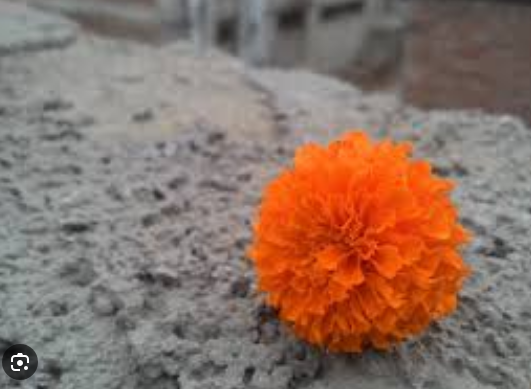
//> input picture resources_opencv/DetectColor.png, 531 x 389 px
$ ./opencv4_open_Color_Detection   (built with g++ and OpenCV 4)
//> lines starting //> are read from the running program, lines starting //| are printed output that depends on the picture; after the words box and inside, x2 and y2 are one past the last pixel; in counts of white or black regions, pixels touching at a corner belong together

#include <opencv2/imgcodecs.hpp>
#include <opencv2/highgui.hpp>
#include <opencv2/imgproc.hpp>
#include <iostream>
    int hmin{ 0 }, smin{ 0 }, vmin{ 0 };
    int hmax{ 255 }, smax{ 255 }, vmax{ 255 };
int main ()
{
    // Open Image
    std::string path = "../resources_opencv/DetectColor.png";
    cv::Mat imgHSV, mask;


    cv::Mat img = cv::imread (path);
//> img is the input picture: 389 rows x 531 cols, CV_8UC3; mean B, G, R 102, 114.4, 140.2
    cv::cvtColor (img, imgHSV, cv::COLOR_BGR2HSV); // серый
//> imgHSV: 389 rows x 531 cols, CV_8UC3; mean H, S, V 41.4, 55.2, 141.3
    //Трекбары для поиска значений фильтров
    cv::namedWindow ("Trackbars", (640, 200));
    cv::createTrackbar ("Hue Min", "Trackbars", &hmin, 179);
//> slider 'Hue Min' is set to 35
    cv::createTrackbar ("Hue Max", "Trackbars", &hmax, 179);
    cv::createTrackbar ("Sat Min", "Trackbars", &smin, 255);
//> slider 'Sat Min' is set to 51
    cv::createTrackbar ("Sat Max", "Trackbars", &smax, 255);
    cv::createTrackbar ("Val Min", "Trackbars", &vmin, 255);
//> slider 'Val Min' is set to 51
    cv::createTrackbar ("Val Max", "Trackbars", &vmax, 255);

    while (true) {
        cv::Scalar lower (hmin, smin, vmin);
        cv::Scalar upper (hmax, smax, vmax);
        cv::inRange (imgHSV, lower, upper, mask);
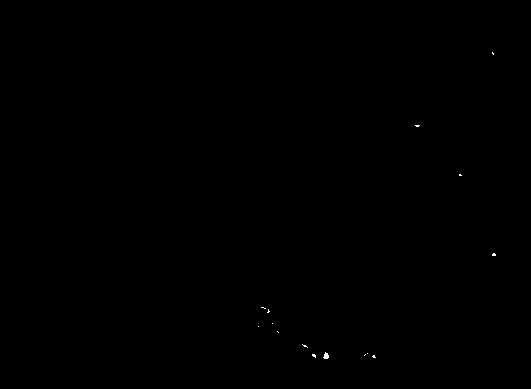
//> mask: 389 rows x 531 cols, CV_8UC1; 0.05% white in thin lines or dots, all inside (x1, y1, x2, y2) = (258, 52, 496, 359)

        cv::imshow ("Image", img);
        cv::imshow ("Mask", mask);
        cv::imshow ("imgHSV", imgHSV);
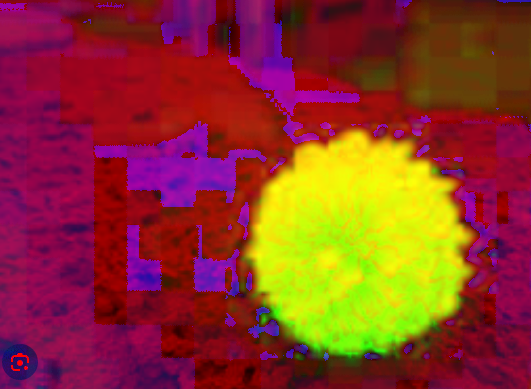
//> window 'imgHSV': 389 rows x 531 cols, CV_8UC3; mean B, G, R 41.4, 55.2, 141.3

        //  Close
        if (cv::waitKey (0) == 27) {
//> the Esc key is pressed
            std::cout << "Esc key is pressed by user. Stoppig the show image\n";
            break;
        }
    }

    return 0;
}

$ run again, with resources_opencv/FaceDetection.PNG copied over resources_opencv/DetectColor.png
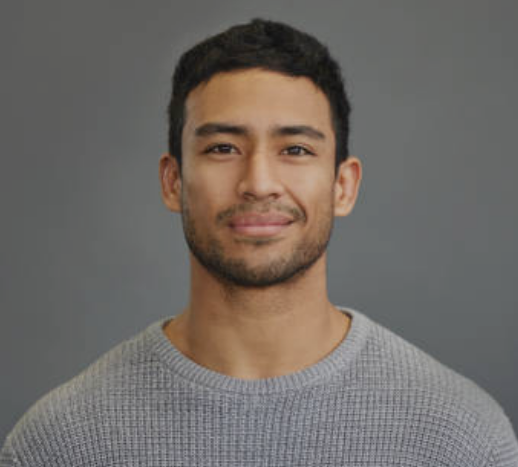
//> input picture resources_opencv/FaceDetection.PNG, 518 x 467 px
//> img is the input picture: 467 rows x 518 cols, CV_8UC3; mean B, G, R 101.3, 106.1, 112.2
//> imgHSV: 467 rows x 518 cols, CV_8UC3; mean H, S, V 61.5, 28.5, 114.3
//> mask: 467 rows x 518 cols, CV_8UC1; 0% white in thin lines or dots, all inside (x1, y1, x2, y2) = (169, 150, 350, 316)
//> `cv::imshow ("imgHSV", imgHSV);`:
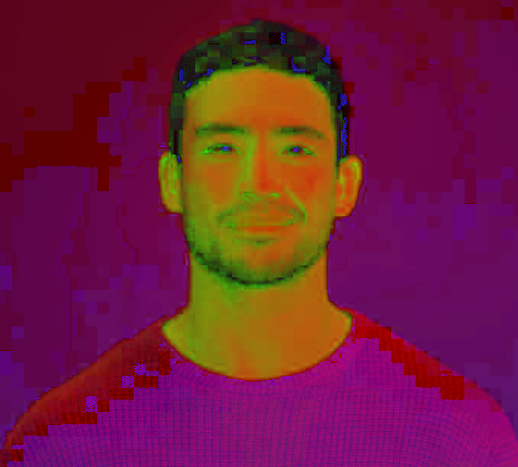
//> window 'imgHSV': 467 rows x 518 cols, CV_8UC3; mean B, G, R 61.5, 28.5, 114.3
